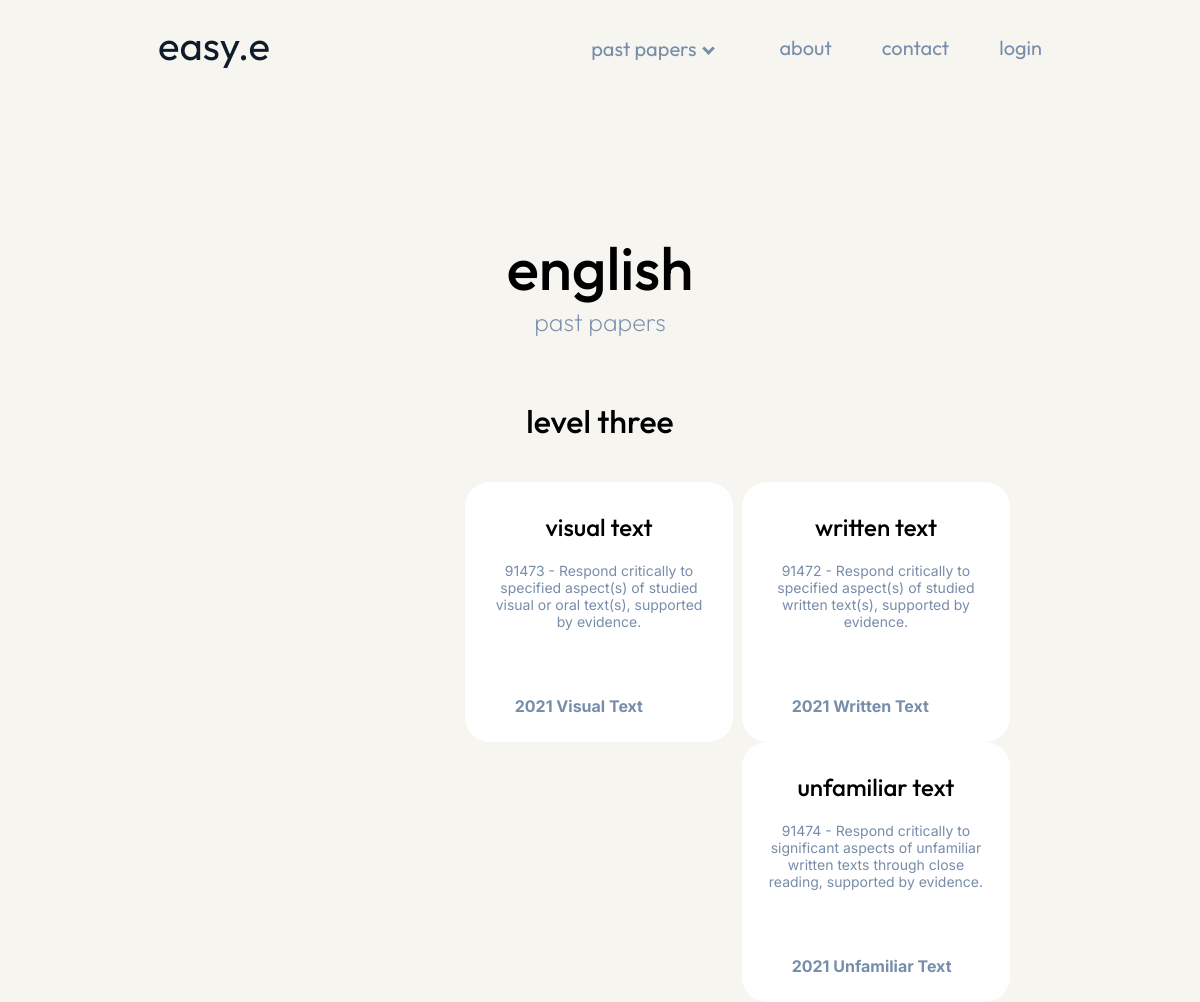
The page /past_papers_english on the database as committed earlier.
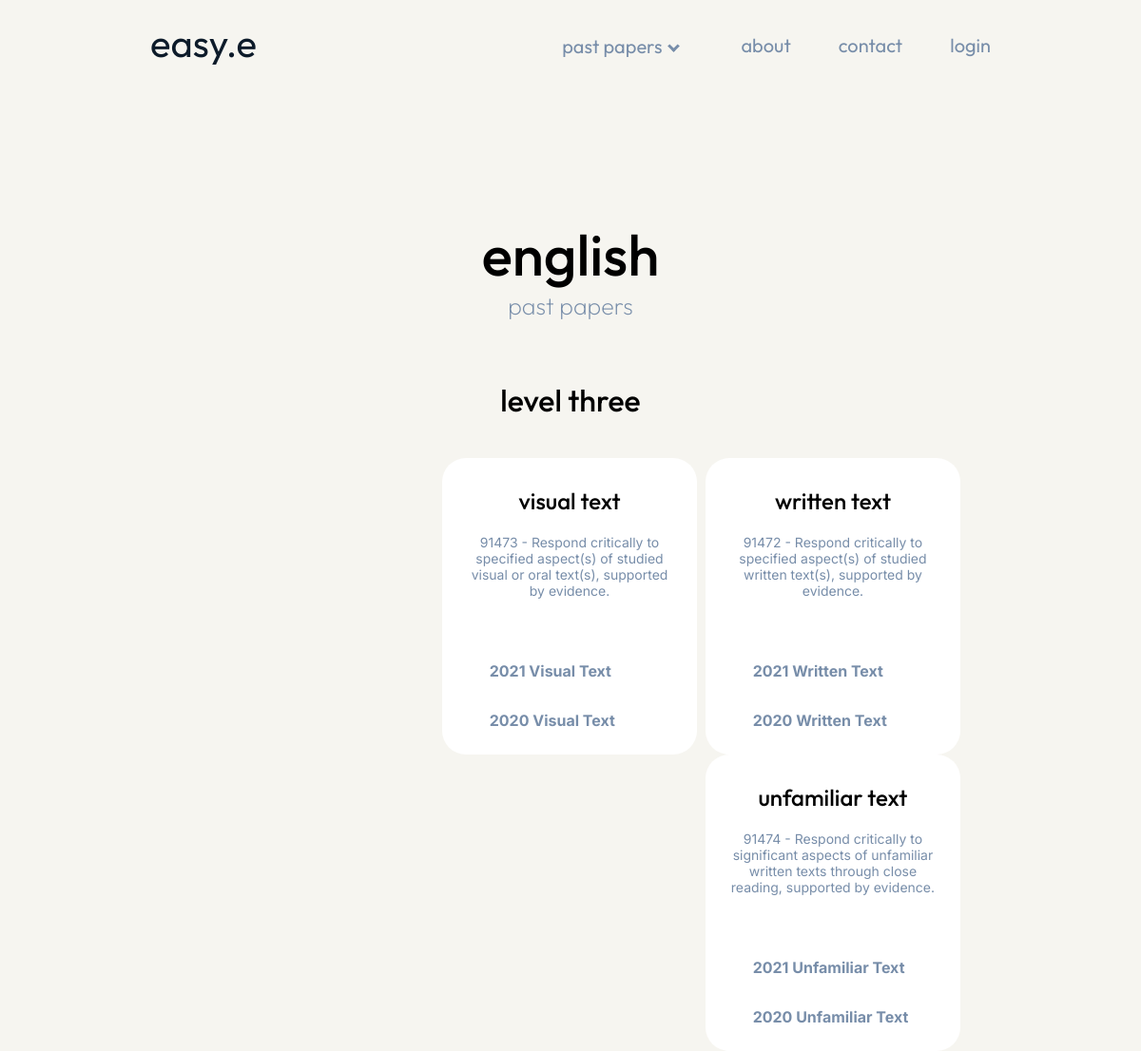
The same page on the database as committed later.
### models.py (models this page shows, shortened)
class Paper(db.Model):
    __tablename__ = "past_papers"
    id = db.Column(db.Integer, primary_key=True)
    paper_file = db.Column(db.Text())
    name = db.Column(db.Text())
    subject = db.Column(db.Integer, db.ForeignKey('subjects.id'))
    standard = db.Column(db.Text())
    subjects = db.relationship('Subjects', backref='papers', lazy=True)

### main.py (the view)
@app.route("/past_papers_english")
def english():
    epapers = models.Paper.query.filter_by(subject=1)
    return render_template ("english.html", page_title="English_Past_Papers", epapers=epapers)

### templates/english.html (shortened to what this page needs)
{% extends "layout.html" %}
{% block content %}
<div class="subject_header">
    <h1 class="subject_title">english</h1>
    <h2 class="subject_subtitle">past papers</h2>
</div>
<div class="page">
    <h1 class="level">level three</h1>
    <div class="standard">
        <div class="standard_box">
            <h2 class="standard_title">written text</h2>
            <p class="standard_description">91472 - Respond critically to specified aspect(s) of studied written text(s), supported by evidence.</p>
            {% for epaper in epapers %}
            {% if epaper.standard == "written" %}
            <ul>
                <a class="paper_link" href="/static/past_paper_files/{{epaper.paper_file}}" target="_blank">{{epaper.name}}</a>
            </ul>
            {% endif %}
            {% endfor %}
        </div>
        <div class="standard_box">
            <h2 class="standard_title">visual text</h2>
            <p class="standard_description">91473 - Respond critically to specified aspect(s) of studied visual or oral text(s), supported by evidence. </p>
            {% for epaper in epapers %}
            {% if epaper.standard == "visual" %}
            <ul>
                <a class="paper_link" href="/static/past_paper_files/{{epaper.paper_file}}" target="_blank">{{epaper.name}}</a>
            </ul>
            {% endif %}
            {% endfor %}
        </div>
        <div class="standard_box">
            <h2 class="standard_title">unfamiliar text</h2>
            <p class="standard_description">91474 - Respond critically to significant aspects of unfamiliar written texts through close reading, supported by evidence.</p>
            {% for epaper in epapers %}
            {% if epaper.standard == "unfamiliar" %}
            <ul>
                <a class="paper_link" href="/static/past_paper_files/{{epaper.paper_file}}" target="_blank">{{epaper.name}}</a>
            </ul>
            {% endif %}
            {% endfor %}
        </div>
    </div>
</div>
{% endblock %}

### templates/layout.html (shortened to what this page needs)
<!DOCTYPE html>
<html lang="en">
<head>
    <link rel="stylesheet" href="/static/styles.css">
</head>
<header>
    {% include "nav.html" %}
</header>
<body>
    {% block content %}{% endblock %}
</body>

### templates/nav.html (shortened to what this page needs)
<head>
    <link rel="stylesheet" href="/static/styles.css">
</head>
<nav id="navbar">
    <a id="home_button" href="{{url_for('home')}}">easy.e</a>
    <a class="nav_button">login</a>
    <a class="nav_button">contact</a>
    <a class="nav_button">about</a>
    <div id="paper_dropdown">
        <button class="dropdown_button" href="{{url_for('papers')}}">past papers<i class="arrow down"></i></button>
    </div>
</nav>

### static/styles.css (style rules this page uses)
body { background-color: #f6f5f0; }
#navbar { font-family: 'Outfit', sans-serif; font-size: 20px; color: #778da9; margin: 20px; margin-left: 150px; margin-right: 150px; }
#home_button { margin-right: 150px; font-size: 2em; color: #0d1b2a; text-decoration: none; user-select: none; }
.nav_button { margin-left: 50px; margin-top: 15px; color: #778da9; float: right; text-decoration: none; }
#paper_dropdown { position: relative; float: right; }
.dropdown_button { font-family: 'Outfit', sans-serif; background-color: #f6f5f0; color: #778da9; padding: 16px; font-size: 20px; border: none; cursor: pointer; }
.arrow { border: solid #778da9; border-width: 0 3px 3px 0; display: inline-block; padding: 3px; }
.down { transform: rotate(45deg); margin-left: 8px; margin-bottom: 3px; }
.subject_header { text-align: center; padding-top: 100px; padding-bottom: 20px; }
.subject_title { font-family: 'Outfit', sans-serif; font-weight: 500; font-size: 60px; }
.subject_subtitle { color: #778da9; font-family: 'Outfit', sans-serif; font-weight: 200; margin-top: -40px; font-size: 25px; }
.page { width: 70%; margin: auto; }
.level { font-family: 'Outfit', sans-serif; font-weight: 500; text-align: center; padding-bottom: 20px; }
.paper_link { font-family: 'Inter', sans-serif; text-decoration: none; font-weight: bold; width: 90%; margin: 0; color: #778da9; transition-duration: 0.1s; }
.standard { margin: auto; }
.standard_box { width: 30%; padding: 10px; margin-left: 0.5%; margin-right: 0.5%; display: grid; float: right; background-color: white; height: fit-content; border-radius: 25px; }
.standard_box:after { content: ""; display: table; clear: both; }
.standard_title { font-family: 'Outfit', sans-serif; font-weight: 500; text-align: center; }
.standard_description { font-family: 'Inter', sans-serif; color: #778da9; font-size: 14px; text-align: center; width: 90%; margin: auto; margin-bottom: 50px; }

Rows that differ between the two databases and show on the page:
added Paper: name "2020 Written Text", shown under "written text"
added Paper: name "2020 Visual Text", shown under "visual text"
added Paper: name "2020 Unfamiliar Text", shown under "unfamiliar text"
